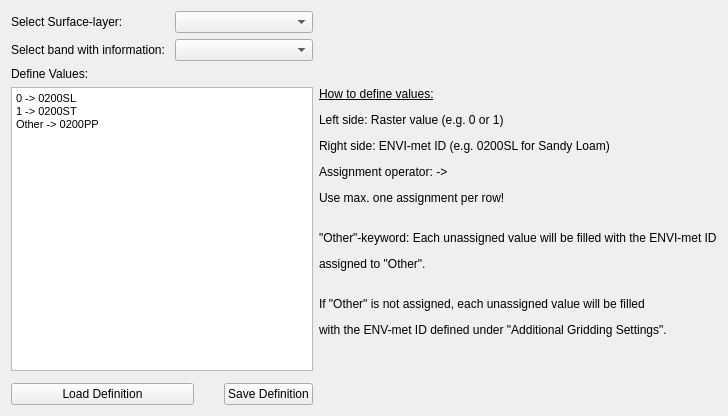
                    <widget class="QWidget" name="page_RasterLayer">
                     <layout class="QGridLayout" name="gridLayout">
                      <item row="0" column="1" colspan="4">
                       <widget class="QgsMapLayerComboBox" name="cb_MapLayerRasterSurf">
                        <property name="currentIndex">
                         <number>-1</number>
                        </property>
                        <property name="allowEmptyLayer">
                         <bool>true</bool>
                        </property>
                       </widget>
                      </item>
                      <item row="4" column="0" colspan="5">
                       <widget class="QLabel" name="lb_defineValues">
                        <property name="text">
                         <string>Define Values:</string>
                        </property>
                       </widget>
                      </item>
                      <item row="1" column="0">
                       <widget class="QLabel" name="lb_RasterBandSurf">
                        <property name="text">
                         <string>Select band with information: </string>
                        </property>
                       </widget>
                      </item>
                      <item row="5" column="0" colspan="5">
                       <widget class="QTextEdit" name="te_defineRasterVals">
                        <property name="html">
                         <string>&lt;!DOCTYPE HTML PUBLIC &quot;-//W3C//DTD HTML 4.0//EN&quot; &quot;http://www.w3.org/TR/REC-html40/strict.dtd&quot;&gt;
&lt;html&gt;&lt;head&gt;&lt;meta name=&quot;qrichtext&quot; content=&quot;1&quot; /&gt;&lt;style type=&quot;text/css&quot;&gt;
p, li { white-space: pre-wrap; }
&lt;/style&gt;&lt;/head&gt;&lt;body style=&quot; font-family:'MS Shell Dlg 2'; font-size:8.25pt; font-weight:400; font-style:normal;&quot;&gt;
&lt;p style=&quot; margin-top:0px; margin-bottom:0px; margin-left:0px; margin-right:0px; -qt-block-indent:0; text-indent:0px;&quot;&gt;0 -&amp;gt; 0200SL&lt;/p&gt;
&lt;p style=&quot; margin-top:0px; margin-bottom:0px; margin-left:0px; margin-right:0px; -qt-block-indent:0; text-indent:0px;&quot;&gt;1 -&amp;gt; 0200ST&lt;/p&gt;
&lt;p style=&quot; margin-top:0px; margin-bottom:0px; margin-left:0px; margin-right:0px; -qt-block-indent:0; text-indent:0px;&quot;&gt;Other -&amp;gt; 0200PP&lt;/p&gt;&lt;/body&gt;&lt;/html&gt;</string>
                        </property>
                       </widget>
                      </item>
                      <item row="5" column="5" rowspan="2">
                       <widget class="QLabel" name="label_31">
                        <property name="text">
                         <string>&lt;html&gt;&lt;head/&gt;&lt;body&gt;&lt;p&gt;&lt;span style=&quot; text-decoration: underline;&quot;&gt;How to define values:&lt;/span&gt;&lt;/p&gt;&lt;p&gt;Left side: Raster value (e.g. 0 or 1)&lt;/p&gt;&lt;p&gt;Right side: ENVI-met ID (e.g. 0200SL for Sandy Loam)&lt;/p&gt;&lt;p&gt;Assignment operator: -&amp;gt;&lt;/p&gt;&lt;p&gt;Use max. one assignment per row!&lt;br/&gt;&lt;/p&gt;&lt;p&gt;&amp;quot;Other&amp;quot;-keyword: Each unassigned value will be filled with the ENVI-met ID&lt;/p&gt;&lt;p&gt;assigned to &amp;quot;Other&amp;quot;.&lt;br/&gt;&lt;/p&gt;&lt;p&gt;If &amp;quot;Other&amp;quot; is not assigned, each unassigned value will be filled &lt;/p&gt;&lt;p&gt;with the ENV-met ID defined under &amp;quot;Additional Gridding Settings&amp;quot;. &lt;/p&gt;&lt;p&gt;&lt;br/&gt;&lt;/p&gt;&lt;/body&gt;&lt;/html&gt;</string>
                        </property>
                       </widget>
                      </item>
                      <item row="0" column="0">
                       <widget class="QLabel" name="lb_RasterLayerSurf">
                        <property name="text">
                         <string>Select Surface-layer:</string>
                        </property>
                       </widget>
                      </item>
                      <item row="1" column="1" colspan="4">
                       <widget class="QgsRasterBandComboBox" name="cb_RasterBandRasterSurf"/>
                      </item>
                      <item row="9" column="0" colspan="2">
                       <widget class="QPushButton" name="bt_loadDefSurf">
                        <property name="sizePolicy">
                         <sizepolicy hsizetype="Preferred" vsizetype="Fixed">
                          <horstretch>0</horstretch>
                          <verstretch>0</verstretch>
                         </sizepolicy>
                        </property>
                        <property name="text">
                         <string>Load Definition</string>
                        </property>
                       </widget>
                      </item>
                      <item row="9" column="3" colspan="2">
                       <widget class="QPushButton" name="bt_saveDefSurf">
                        <property name="text">
                         <string>Save Definition</string>
                        </property>
                       </widget>
                      </item>
                     </layout>
                    </widget>
